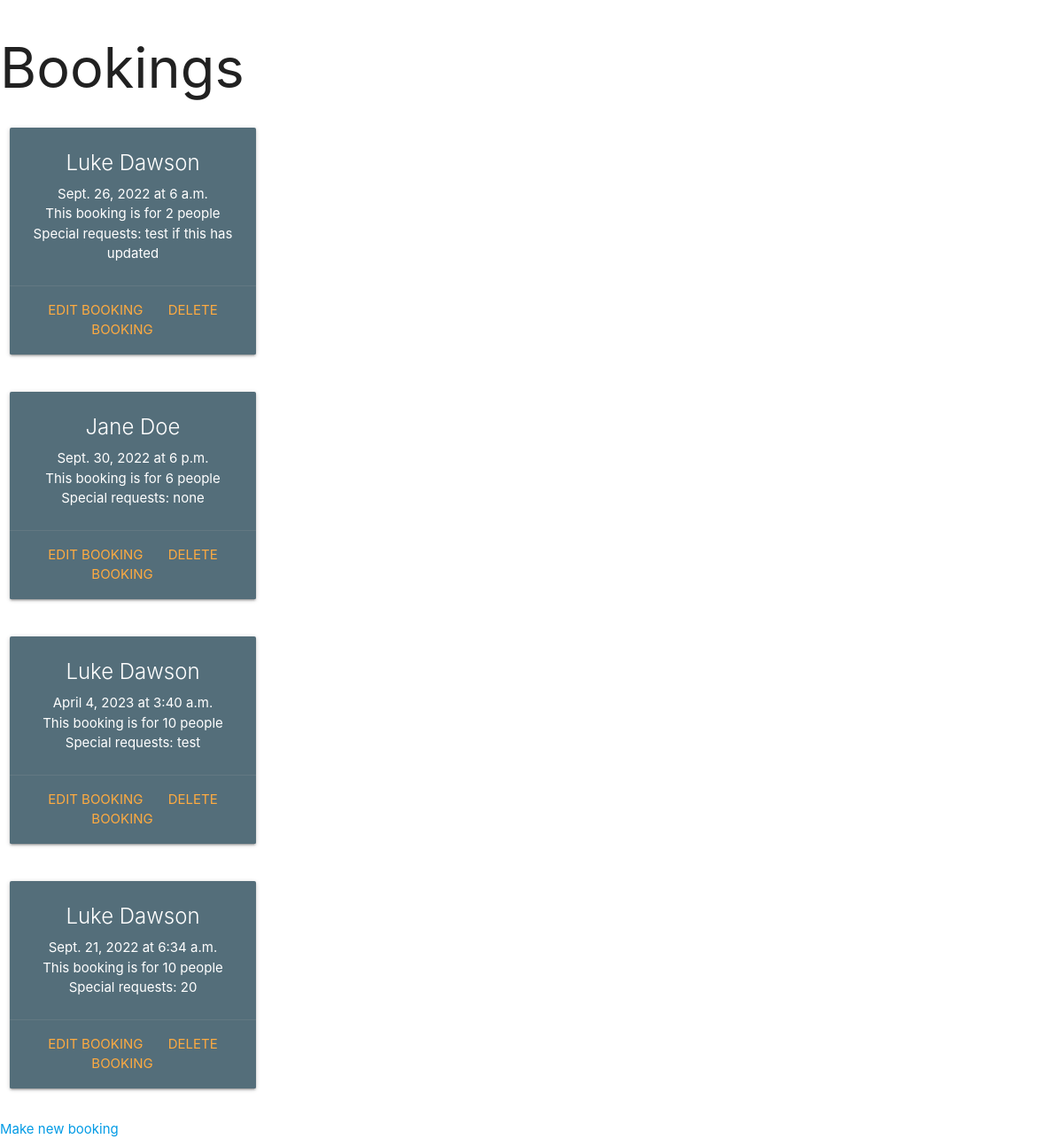
The app's page /, older data.
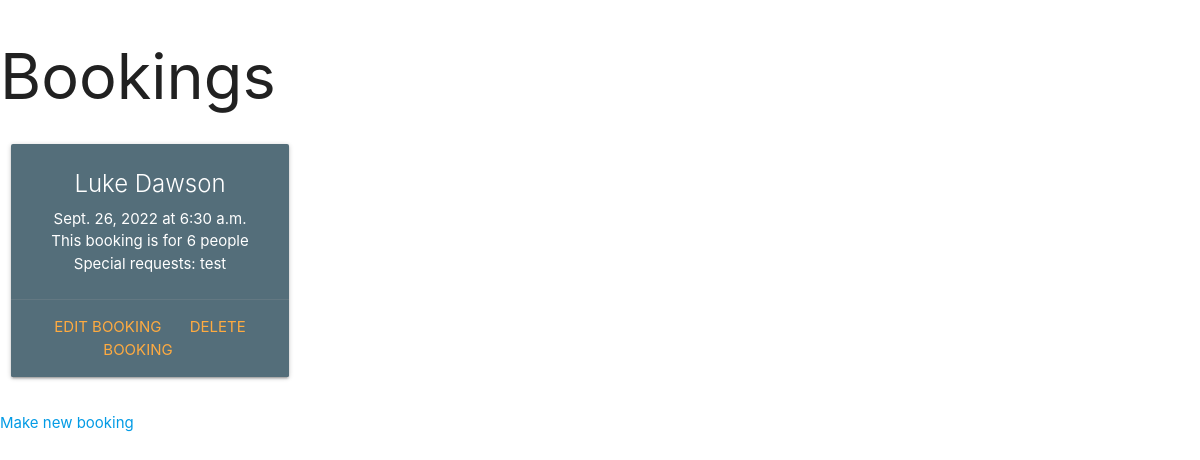
The same page, newer data.
### booking/models.py (models this page shows, shortened)
class Booking(models.Model):
    first_name = models.CharField(max_length=25, null=False, blank=False)
    last_name = models.CharField(max_length=25, null=False, blank=False)
    email_address = models.EmailField(default="email@email.com")
    phone_number = models.IntegerField()
    date_of_booking = models.DateField()
    time_of_booking = models.TimeField()
    number_of_people = models.IntegerField()
    special_requests = models.CharField(max_length=200)

### booking/views.py (the view)
# urls.py: path('', views.get_bookings, name='get_bookings'),
def get_bookings(request):
    bookings = Booking.objects.all()
    context = {
        'bookings': bookings
    }
    return render(request, 'booking/bookings.html', context)

### booking/templates/booking/bookings.html (shortened to what this page needs)
<!DOCTYPE html>
<html lang="en">
<head>
    <link rel="stylesheet" href="https://cdnjs.cloudflare.com/ajax/libs/materialize/1.0.0/css/materialize.min.css">
</head>
<body>
    <h1>Bookings</h1>
    {% for booking in bookings %}
    <div class="row">
        <div class="col s12 m6 l3 center-align">
          <div class="card blue-grey darken-1">
            <div class="card-content white-text">
              <span class="card-title">{{ booking.first_name }} {{booking.last_name}}</span>
              <p>{{ booking.date_of_booking }} at {{ booking.time_of_booking }}</p>
              <p>This booking is for {{ booking.number_of_people }} people</p>
              <p>Special requests: {{ booking.special_requests }}</p>
            </div>
            <div class="card-action">
              <a href="/edit/{{ booking.id }}">Edit Booking</a>
              <a href="/delete/{{ booking.id }}">Delete Booking</a>
            </div>
          </div>
        </div>
      </div>
      {% endfor %}
      <a href="/make">Make new booking</a>
</body>
</html>

Row changes from the older to the newer data that the page shows:
removed Booking: first_name "Luke", last_name "Dawson", date_of_booking "Sept. 26, 2022", time_of_booking "6 a.m.", number_of_people "2", special_requests "test if this has updated"
removed Booking: first_name "Jane", last_name "Doe", date_of_booking "Sept. 30, 2022", time_of_booking "6 p.m.", number_of_people "6", special_requests "none"
removed Booking: first_name "Luke", last_name "Dawson", date_of_booking "April 4, 2023", time_of_booking "3:40 a.m.", number_of_people "10", special_requests "test"
removed Booking: first_name "Luke", last_name "Dawson", date_of_booking "Sept. 21, 2022", time_of_booking "6:34 a.m.", number_of_people "10", special_requests "20"
added Booking: first_name "Luke", last_name "Dawson", date_of_booking "Sept. 26, 2022", time_of_booking "6:30 a.m.", number_of_people "6", special_requests "test"
